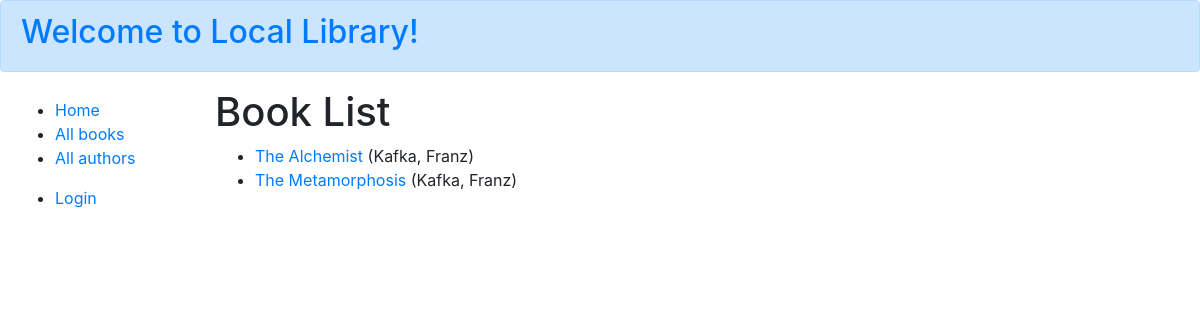
Before: /catalog/books/ with the older database file.
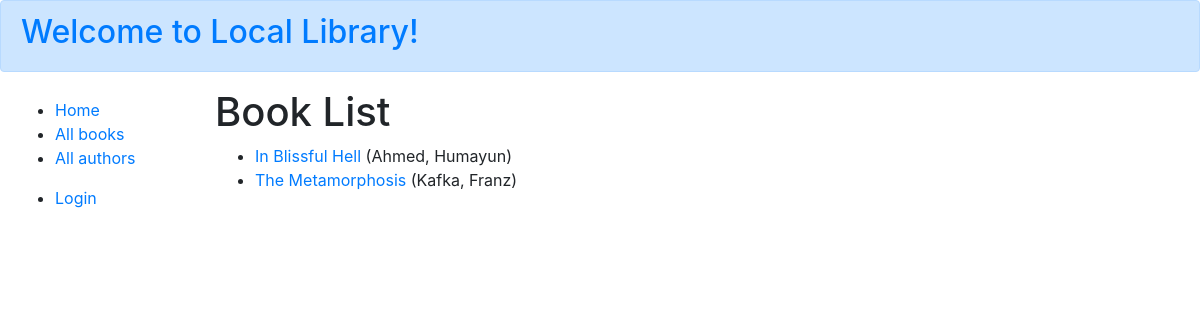
After: the same page with the newer database file.
### catalog/models.py (models this page shows, shortened)
class Book(models.Model):
    image = models.ImageField(null=True, blank=True, default='default_book.png')
    title = models.CharField(max_length=200)
    author = models.ForeignKey('Author', on_delete=models.SET_NULL, null=True)
    summary = models.TextField(
        max_length=1000, help_text="Enter a brief description of the book")
    isbn = models.CharField('ISBN', max_length=13,
                            unique=True,
                            help_text='13 Character <a href="https://www.isbn-international.org/content/what-isbn'
                                      '">ISBN number</a>')
    genre = models.ManyToManyField(
        Genre, help_text="Select a genre for this book")
    language = models.CharField(max_length=200, null=True, blank=True)
    class Meta:
        ordering = ['title', 'author']
    def display_genre(self):
        """Creates a string for the Genre. This is required to display genre in Admin."""
        return ', '.join([genre.name for genre in self.genre.all()[:3]])
    display_genre.short_description = 'Genre'
    def get_absolute_url(self):
        return reverse('book-detail', args=[str(self.id)])

class Author(models.Model):
    profile_picture = models.ImageField(help_text="Profile Picture", null=True, blank=True, default='default_author.jpg')
    first_name = models.CharField(max_length=100)
    last_name = models.CharField(max_length=100)
    date_of_birth = models.DateField(null=True, blank=True)
    date_of_death = models.DateField('died', null=True, blank=True)
    biography = models.TextField(
    max_length=1000, null=True, blank=True, help_text="Enter a brief description about the author")
    class Meta:
        ordering = ['last_name', 'first_name']
    def __str__(self):
        return '{0}, {1}'.format(self.last_name, self.first_name)

### catalog/views.py (the view)
# urls.py: path('books/', views.BookListView.as_view(), name='books'),
class BookListView(generic.ListView):
    model = Book
    paginate_by = 10

### catalog/templates/catalog/book_list.html
{% extends "base_generic.html" %}
{% block content %}
<h1>Book List</h1>
{% if book_list %}
<ul>
  {% for book in book_list %}
  <li>
    <a href="{{ book.get_absolute_url }}">{{ book.title }}</a> ({{book.author}})
  </li>
  {% endfor %}
</ul>
{% else %}
<p>There are no books in the library.</p>
{% endif %}
{% endblock %}

Changed rows visible on the page:
changed Book: title "The Alchemist" → "In Blissful Hell"; author "Kafka, Franz" → "Ahmed, Humayun"
